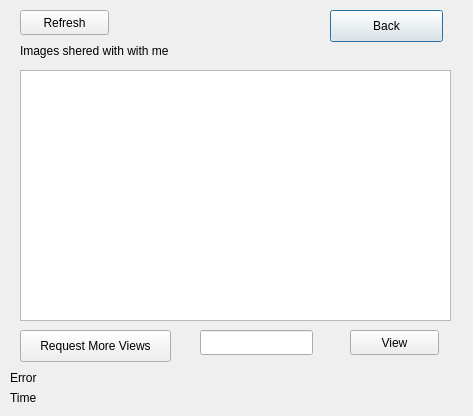
<?xml version="1.0" encoding="UTF-8"?>
<ui version="4.0">
 <class>SharedImages</class>
 <widget class="QDialog" name="SharedImages">
  <property name="geometry">
   <rect>
    <x>0</x>
    <y>0</y>
    <width>473</width>
    <height>416</height>
   </rect>
  </property>
  <property name="windowTitle">
   <string>Dialog</string>
  </property>
  <widget class="QListWidget" name="listWidget">
   <property name="geometry">
    <rect>
     <x>20</x>
     <y>70</y>
     <width>431</width>
     <height>251</height>
    </rect>
   </property>
  </widget>
  <widget class="QLabel" name="lbl_user">
   <property name="geometry">
    <rect>
     <x>20</x>
     <y>40</y>
     <width>231</width>
     <height>21</height>
    </rect>
   </property>
   <property name="text">
    <string>Images shered with with me</string>
   </property>
  </widget>
  <widget class="QPushButton" name="push_back">
   <property name="geometry">
    <rect>
     <x>330</x>
     <y>10</y>
     <width>113</width>
     <height>32</height>
    </rect>
   </property>
   <property name="text">
    <string>Back</string>
   </property>
  </widget>
  <widget class="QPushButton" name="push_request">
   <property name="geometry">
    <rect>
     <x>20</x>
     <y>330</y>
     <width>151</width>
     <height>32</height>
    </rect>
   </property>
   <property name="text">
    <string>Request More Views</string>
   </property>
  </widget>
  <widget class="QLabel" name="lbl_result">
   <property name="geometry">
    <rect>
     <x>10</x>
     <y>370</y>
     <width>241</width>
     <height>16</height>
    </rect>
   </property>
   <property name="text">
    <string>Error</string>
   </property>
  </widget>
  <widget class="QLabel" name="lbl_time">
   <property name="geometry">
    <rect>
     <x>10</x>
     <y>390</y>
     <width>441</width>
     <height>16</height>
    </rect>
   </property>
   <property name="text">
    <string>Time</string>
   </property>
  </widget>
  <widget class="QPushButton" name="push_refresh">
   <property name="geometry">
    <rect>
     <x>20</x>
     <y>10</y>
     <width>89</width>
     <height>25</height>
    </rect>
   </property>
   <property name="text">
    <string>Refresh</string>
   </property>
  </widget>
  <widget class="QLineEdit" name="line_views">
   <property name="geometry">
    <rect>
     <x>200</x>
     <y>330</y>
     <width>113</width>
     <height>25</height>
    </rect>
   </property>
  </widget>
  <widget class="QPushButton" name="push_view">
   <property name="geometry">
    <rect>
     <x>350</x>
     <y>330</y>
     <width>89</width>
     <height>25</height>
    </rect>
   </property>
   <property name="text">
    <string>View</string>
   </property>
  </widget>
 </widget>
 <resources/>
 <connections/>
</ui>
